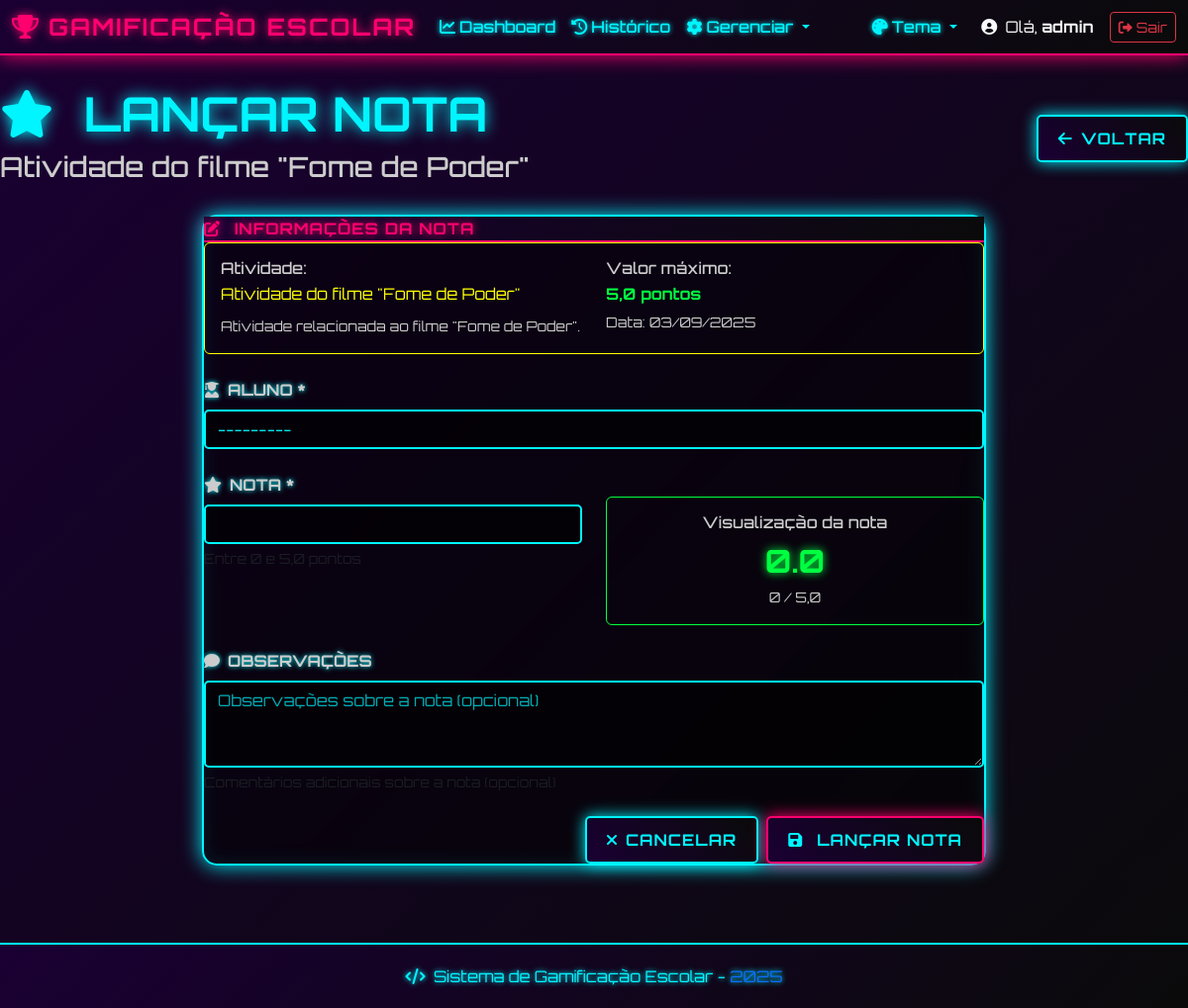
Screenshot of /notas/atividade/9/lancar/ (signed in) with the database file from the repository.
### gamificacao/models.py (models this page shows, shortened)
class Atividade(models.Model):
    nome = models.CharField(max_length=200, verbose_name='Nome da Atividade')
    descricao = models.TextField(blank=True, null=True, verbose_name='Descrição')
    data_criacao = models.DateTimeField(auto_now_add=True, verbose_name='Data de Criação')
    data_entrega = models.DateTimeField(blank=True, null=True, verbose_name='Data de Entrega')
    valor_maximo = models.DecimalField(
        max_digits=4,
        decimal_places=1,
        default=10.0,
        verbose_name='Valor Máximo'
    )
    ativa = models.BooleanField(default=True, verbose_name='Ativa')
    class Meta:
        verbose_name = 'Atividade'
        verbose_name_plural = 'Atividades'
        ordering = ['-data_criacao']

### gamificacao/views.py (the view)
# urls.py: path('notas/atividade/<int:atividade_id>/lancar/', views.lancar_nota, name='lancar_nota'),
@login_required
def lancar_nota(request, atividade_id, aluno_id=None):
    atividade = get_object_or_404(Atividade, pk=atividade_id)
    if aluno_id:
        aluno = get_object_or_404(Aluno, pk=aluno_id)
        if Nota.objects.filter(atividade=atividade, aluno=aluno).exists():
            messages.warning(request, f'Já existe uma nota para {aluno.nome} nesta atividade. Use a função editar.')
            return redirect('gerenciar_notas_atividade', atividade_id=atividade.id)
    else:
        aluno = None
    if request.method == 'POST':
        form = NotaForm(request.POST, atividade=atividade)
        if form.is_valid():
            nota = form.save(commit=False)
            nota.atividade = atividade
            nota.lancada_por = request.user
            nota.save()
            messages.success(request, f'Nota lançada com sucesso para {nota.aluno.nome}!')
            return redirect('gerenciar_notas_atividade', atividade_id=atividade.id)
    else:
        initial_data = {}
        if aluno:
            initial_data['aluno'] = aluno
        form = NotaForm(atividade=atividade, initial=initial_data)
    historico = None
    context = {
        'form': form,
        'atividade': atividade,
        'aluno': aluno,
        'historico': historico,
        'is_edit': False
    }
    return render(request, 'gamificacao/form_nota.html', context)

### gamificacao/models.py (called while the page is built)
    def __str__(self):
        return self.nome

### templates/gamificacao/form_nota.html (shortened to what this page needs)
{% extends 'base.html' %}
{% block content %}
<div class="container-fluid main-container">
    <div class="row mb-4">
        <div class="col-12">
            <div class="d-flex justify-content-between align-items-center">
                <div>
                    <h1 class="display-5 fw-bold" style="color: var(--cor-secondary); text-shadow: 0 0 15px var(--cor-secondary);">
                        <i class="fas fa-star me-3"></i>
                        {% if form.instance.pk %}
                            EDITAR NOTA
                        {% else %}
                            LANÇAR NOTA
                        {% endif %}
                    </h1>
                    <h3 class="text-muted">{{ atividade.nome }}</h3>
                </div>
                <div>
                    <a href="{% url 'gerenciar_notas_atividade' atividade.id %}" class="btn btn-cyber btn-cyber-secondary">
                        <i class="fas fa-arrow-left me-2"></i>Voltar
                    </a>
                </div>
            </div>
        </div>
    </div>
    <div class="row justify-content-center">
        <div class="col-lg-8">
            <div class="cyber-card">
                <div class="card-header">
                    <i class="fas fa-edit me-2"></i>
                    INFORMAÇÕES DA NOTA
                </div>
                <div class="card-body">
                    <form method="post" id="formNota">
                        <div class="row mb-4">
                            <div class="col-12">
                                <div class="p-3 rounded" style="background: rgba(var(--cor-accent-rgb), 0.1); border: 1px solid var(--cor-accent);">
                                    <div class="row">
                                        <div class="col-md-6">
                                            <h6 class="text-muted mb-1">Atividade:</h6>
                                            <p class="mb-2" style="color: var(--cor-accent);">{{ atividade.nome }}</p>
                                            {% if atividade.descricao %}
                                            <small class="text-muted">{{ atividade.descricao }}</small>
                                            {% endif %}
                                        </div>
                                        <div class="col-md-6">
                                            <h6 class="text-muted mb-1">Valor máximo:</h6>
                                            <p class="mb-1 fw-bold" style="color: var(--cor-success);">
                                                {{ atividade.valor_maximo|floatformat:1 }} pontos
                                            </p>
                                            <small class="text-muted">Data: {{ atividade.data_criacao|date:"d/m/Y" }}</small>
                                        </div>
                                    </div>
                                </div>
                            </div>
                        </div>
                        {% if not aluno %}
                        <div class="row mb-4">
                            <div class="col-12">
                                <label for="{{ form.aluno.id_for_label }}" class="form-label text-muted">
                                    <i class="fas fa-user-graduate me-2"></i>ALUNO *
                                </label>
                                {{ form.aluno }}
                            </div>
                        </div>
                        {% else %}
                            <input type="hidden" name="aluno" value="{{ aluno.id }}">
                        {% endif %}
                        <div class="row mb-4">
                            <div class="col-md-6">
                                <label for="{{ form.valor.id_for_label }}" class="form-label text-muted">
                                    <i class="fas fa-star me-2"></i>NOTA *
                                </label>
                                {{ form.valor }}
                                <div class="form-text">
                                    Entre 0 e {{ atividade.valor_maximo|floatformat:1 }} pontos
                                </div>
                            </div>
                            <div class="col-md-6">
                                <div class="p-3 mt-4 rounded text-center" style="background: rgba(var(--cor-success-rgb), 0.1); border: 1px solid var(--cor-success);">
                                    <h6 class="text-muted mb-1">Visualização da nota</h6>
                                    <div id="previewNota" class="fw-bold" style="font-size: 2em; color: var(--cor-success); text-shadow: 0 0 10px var(--cor-success);">
                                        {% if form.instance.pk %}{{ form.instance.valor|floatformat:1 }}{% else %}0.0{% endif %}
                                    </div>
                                    <small id="previewPercentual" class="text-muted">
                                        {% if form.instance.pk %}{{ form.instance.valor|floatformat:1 }}{% else %}0{% endif %} / {{ atividade.valor_maximo|floatformat:1 }}
                                    </small>
                                </div>
                            </div>
                        </div>
                        <div class="row mb-4">
                            <div class="col-12">
                                <label for="{{ form.observacoes.id_for_label }}" class="form-label text-muted">
                                    <i class="fas fa-comment me-2"></i>OBSERVAÇÕES
                                </label>
                                {{ form.observacoes }}
                                <div class="form-text">
                                    Comentários adicionais sobre a nota (opcional)
                                </div>
                            </div>
                        </div>
                        <div class="row">
                            <div class="col-12">
                                <div class="d-flex justify-content-end gap-2">
                                    <a href="{% url 'gerenciar_notas_atividade' atividade.id %}" class="btn btn-cyber btn-cyber-secondary">
                                        <i class="fas fa-times me-2"></i>Cancelar
                                    </a>
                                    <button type="submit" class="btn btn-cyber btn-cyber-primary">
                                        <i class="fas fa-save me-2"></i>
                                        {% if form.instance.pk %}Salvar Alterações{% else %}Lançar Nota{% endif %}
                                    </button>
                                </div>
                            </div>
                        </div>
                    </form>
                </div>
            </div>
        </div>
    </div>
</div>
{% endblock %}

### templates/base.html (shortened to what this page needs)
<!DOCTYPE html>
<html lang="pt-br">
<head>
    <link href="https://cdn.jsdelivr.net/npm/bootstrap@5.3.0/dist/css/bootstrap.min.css" rel="stylesheet">
    <link rel="stylesheet" href="https://cdnjs.cloudflare.com/ajax/libs/font-awesome/6.0.0/css/all.min.css">
    {% load static %}
    <link rel="stylesheet" href="{% static 'css/style.css' %}">
</head>
<body>
    {% if user.is_authenticated %}
    <nav class="navbar navbar-expand-lg navbar-dark cyber-nav">
        <div class="container-fluid">
            <a class="navbar-brand fw-bold" href="{% url 'dashboard' %}">
                <i class="fas fa-trophy me-2"></i>GAMIFICAÇÃO ESCOLAR
            </a>
            <div class="collapse navbar-collapse" id="navbarNav">
                <ul class="navbar-nav me-auto">
                    <li class="nav-item">
                        <a class="nav-link {% if request.resolver_match.url_name == 'dashboard' %}active{% endif %}"
                           href="{% url 'dashboard' %}">
                            <i class="fas fa-chart-line me-1"></i>Dashboard
                        </a>
                    </li>
                    <li class="nav-item">
                        <a class="nav-link {% if request.resolver_match.url_name == 'historico_notas' %}active{% endif %}"
                           href="{% url 'historico_notas' %}">
                            <i class="fas fa-history me-1"></i>Histórico
                        </a>
                    </li>
                    <li class="nav-item dropdown">
                        <a class="nav-link dropdown-toggle" href="#" role="button" data-bs-toggle="dropdown">
                            <i class="fas fa-cog me-1"></i>Gerenciar
                        </a>
                    </li>
                </ul>
                <div class="navbar-nav me-3">
                    <div class="nav-item dropdown">
                        <a class="nav-link dropdown-toggle" href="#" id="themeDropdown" role="button"
                           data-bs-toggle="dropdown">
                            <i class="fas fa-palette me-1"></i>Tema
                        </a>
                    </div>
                </div>
                <div class="d-flex align-items-center">
                    <span class="text-light me-3">
                        <i class="fas fa-user-circle me-1"></i>
                        Olá, <strong>{{ user.first_name|default:user.username }}</strong>
                    </span>
                    <a href="{% url 'logout' %}" class="btn btn-outline-danger btn-sm">
                        <i class="fas fa-sign-out-alt me-1"></i>Sair
                    </a>
                </div>
            </div>
        </div>
    </nav>
    {% endif %}
    <main>
        {% block content %}
        {% endblock %}
    </main>
    {% if user.is_authenticated %}
    <footer class="cyber-footer mt-5">
        <div class="container-fluid">
            <div class="row">
                <div class="col-12 text-center">
                    <p class="mb-0">
                        <i class="fas fa-code me-1"></i>
                        Sistema de Gamificação Escolar -
                        <span class="text-primary">{% now "Y" %}</span>
                    </p>
                </div>
            </div>
        </div>
    </footer>
    {% endif %}
    {% load static %}
</body>
</html>

### static/css/style.css (style rules this page uses)
:root { --cor-primary: #ff006e; --cor-secondary: #00f5ff; --cor-accent: #ffff00; --cor-text: #00f5ff; --bg-primary: #1a0033; --bg-secondary: #0a0a0a; --bg-gradient: linear-gradient(135deg, #1a0033, #0a0a0a); --cor-success: #00ff41; --cor-warning: #ffff00; --cor-danger: #ff006e; --cor-info: #00f5ff; }
* { margin: 0; padding: 0; box-sizing: border-box; }
body { font-family: 'Orbitron', monospace; background: var(--bg-gradient); color: var(--cor-text); min-height: 100vh; }
.cyber-nav { background: linear-gradient(135deg, var(--bg-primary), var(--bg-secondary)) !important; border-bottom: 2px solid var(--cor-primary); box-shadow: 0 0 20px var(--cor-primary); backdrop-filter: blur(10px); }
.cyber-nav .navbar-brand { color: var(--cor-primary) !important; text-shadow: 0 0 10px var(--cor-primary); font-size: 1.5rem; letter-spacing: 2px; }
.cyber-nav .nav-link { color: var(--cor-text) !important; font-weight: 500; text-shadow: 0 0 5px var(--cor-secondary); transition: all 0.3s ease; position: relative; }
.nav-item.dropdown { z-index: 9999 !important; position: relative !important; }
.navbar { min-height: auto !important; height: auto !important; overflow: visible !important; }
.dropdown { z-index: 9999 !important; position: relative; }
.navbar { z-index: 1030 !important; position: relative !important; min-height: 56px !important; max-height: 56px !important; overflow: visible !important; }
.navbar-collapse { position: relative !important; }
.navbar-expand-lg { min-height: 56px !important; max-height: 56px !important; }
.navbar-nav { position: relative !important; min-height: auto !important; }
.navbar .dropdown { margin: 0 !important; padding: 0 !important; }
.dashboard-stats, .info-grid, .container-fluid > .row { z-index: 1 !important; position: relative; }
main, .container, .container-fluid { z-index: 1 !important; position: relative; }
.cyber-card { background: rgba(0, 0, 0, 0.5); border: 2px solid var(--cor-secondary); border-radius: 15px; box-shadow: 0 0 20px var(--cor-secondary), inset 0 0 20px rgba(0, 245, 255, 0.1); backdrop-filter: blur(10px); transition: all 0.3s ease; position: relative; z-index: 1; overflow: visible !important; }
.cyber-card .card-header { background: linear-gradient(135deg, var(--bg-primary), var(--bg-secondary)); border-bottom: 2px solid var(--cor-primary); color: var(--cor-primary); font-weight: bold; text-shadow: 0 0 10px var(--cor-primary); text-transform: uppercase; letter-spacing: 1px; overflow: visible !important; }
.btn-cyber { background: linear-gradient(45deg, var(--bg-primary), var(--bg-secondary)); border: 2px solid var(--cor-primary); color: var(--cor-text); font-family: 'Orbitron', monospace; font-weight: bold; text-transform: uppercase; letter-spacing: 1px; padding: 10px 20px; border-radius: 5px; transition: all 0.3s ease; box-shadow: 0 0 15px var(--cor-primary), inset 0 0 15px rgba(255, 0, 110, 0.1); }
.btn-cyber-primary { border-color: var(--cor-primary); box-shadow: 0 0 15px var(--cor-primary); }
.btn-cyber-secondary { border-color: var(--cor-secondary); box-shadow: 0 0 15px var(--cor-secondary); }
.form-control, .form-select { background: rgba(0, 0, 0, 0.6); border: 2px solid var(--cor-secondary); color: var(--cor-text); border-radius: 5px; font-family: 'Orbitron', monospace; transition: all 0.3s ease; }
.form-control::placeholder { color: rgba(0, 245, 255, 0.7); }
.form-label { color: var(--cor-text); font-weight: bold; text-shadow: 0 0 5px var(--cor-secondary); }
.cyber-footer { background: linear-gradient(135deg, var(--bg-primary), var(--bg-secondary)); border-top: 2px solid var(--cor-secondary); padding: 20px 0; margin-top: auto; }
.cyber-footer p { color: var(--cor-text); text-shadow: 0 0 5px var(--cor-secondary); }
.main-container { padding: 30px 0; min-height: calc(100vh - 200px); }
.text-muted { color: #cccccc !important; }

### rows the page displays
Atividade: nome "Atividade do filme \"Fome de Poder\"", descricao "Atividade relacionada ao filme \"Fome de Poder\".", valor_maximo "5,0", data_criacao "03/09/2025"

### other values shown
{{ user.first_name|default:user.username }} "admin"
